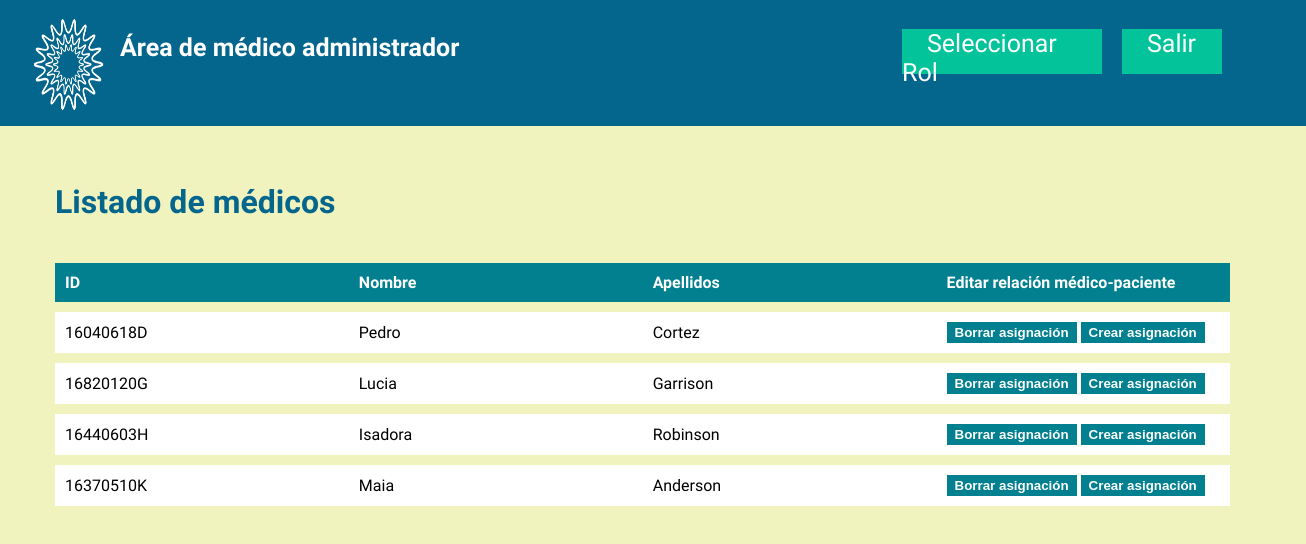
Screenshot of /listaMedicosMedicoJefe.php with the database file from the repository.
### tables this page shows
CREATE TABLE `medico` (
  `id` int(11) NOT NULL,
  `DNImed` varchar(13) DEFAULT NULL,
  `Password` varchar(255) DEFAULT NULL,
  `Nombremed` varchar(255) DEFAULT NULL,
  `Apellidosmed` varchar(255) DEFAULT NULL,
  `medicoJefe` varchar(255) DEFAULT NULL
);

### listaMedicosMedicoJefe.php (the view, shortened to what this page needs)
<!DOCTYPE html>
<?php
require('dbmedcon.php');
$idMed=$_GET['idMed'];
?>
<html>
<head>
  <link href="styles/estiloMedicoJefe.css" rel="stylesheet">
</head>
<body class="htmlNoPages">
  <div class="gwd-div-lm07"></div>
  <img src="assets/logo.png" class="gwd-img-fa6j">
  <h4 class = "area" >Área de médico administrador</h4>
  <nav id="menu-superior">
    <ul>
      <li class="gwd-p-gv4z"><a href='seleccionarRol.php?idMed=<?php echo $idMed?>'>Seleccionar Rol</a></li>
      <li class="gwd-p-gv4z gwd-p-1qhn "><a href="login.php">Salir</a></li>
    </ul>
  </nav>
</body>
<div class = "Listado_medicos_medicoJefe">
    <h1>Listado de médicos </h1>
    <div>
          <table class = "tablaListadoMedicos">
              <tr>
                <th> ID</th>
                <th>Nombre</th>
                <th>Apellidos</th>
                <th> Editar relación médico-paciente</th>
              </tr>
              <?php
                $consulta = $miPDO -> prepare('SELECT * FROM medico');
                $consulta -> execute();
                $medicos = $consulta -> fetchAll();
                $cnt = 0;
                foreach($medicos as $medico){
                    $cnt = $cnt +1;
                  echo '
                    <tr>
                        <td>'.$medico['DNImed'].'</td>
                        <td>'.$medico['Nombremed'].'</td>
                        <td>'.$medico['Apellidosmed'].'</td>
                        <td>
                        <button id = "botonDesplegableBorrar'.$cnt.'"  class = "botonDesplegableBorrar" type="button" onclick="ocultarMostrarBorrar(filaBorrar'.$cnt.', filaAsignar'.$cnt.')"> Borrar asignación </button>
                        <button id = "botonDesplegableAsignar'.$cnt.'"  class = "botonDesplegableAsignar" type="button" onclick="ocultarMostrarAsignar(filaAsignar'.$cnt.', filaBorrar'.$cnt.')"> Crear asignación </button>
                        </td>
                    </tr>
                  <form name= "borrarAsignacion'.$cnt.'" action = "listaMedicosMedicoJefe.php" method = "post" enctype = "multipart/form-data">
                    <tr id = "filaBorrar'.$cnt.'" class = "borrarOcultoInicio">
                      <td colspan= 2>
                        Seleccione el paciente del médico '.$medico['Nombremed']." ".$medico['Apellidosmed'].' que quiere desasignar
                      </td>
                      <td>
                        <select name="pacienteBorrar" class = "selectorPacientes">';
                        echo
                        '</select>
                      </td>
                      <td>
                        <input type="submit" class = "botonEnviar" name="enviar" value="Enviar">
                      </td>
                    </tr>
                   </form>
                   <form name= "crearAsignacion'.$cnt.'" action = "listaMedicosMedicoJefe.php" method = "post" enctype = "multipart/form-data">
                    <tr id = "filaAsignar'.$cnt.'" class = "asignarOcultoInicio">
                      <td colspan= 2>
                        Seleccione el paciente que quiere asignar
                      </td>
                      <td>
                        <select name="pacienteCrear" class = "selectorPacientes">';
                        $medicoID = $medico['id'];
                        echo
                        '</select>
                      </td>
                      <td>
                        <input type="hidden" name="medicoID" value="'.$medicoID.'">
                        <input type="submit" class = "botonEnviar" name="enviar" value="Enviar">
                      </td>
                    </tr>
                  </form>';
                }
                ?>
          </table>
    </div>
  </div>
</html>

### styles/estiloMedicoJefe.css (style rules this page uses)
h1 { margin: 0px; color: #05668D; }
html, body { width: 100%; height: 100%; margin: 0px; }
body { background-color: rgb(240, 243, 189); font-family: Oswald, "Open Sans", Arial, sans-serif; font-size: 12pt; margin: 0px; }
.gwd-div-lm07 { color: black; padding: 0.5em 3em; align-items: center; display: flex; height: 110px; position: absolute; background-image: none; background-color: rgb(5, 102, 141); border-image-source: none; border-image-width: 1; border-image-outset: 0; border-image-repeat: stretch; border-color: transparent; width: 100%; top: 0px; left: 0px; }
.gwd-img-fa6j { position: absolute; height: 18%; width: 113.45px; top: -9px; left: 12px; }
.gwd-p-gv4z { position: absolute; width: 200px; height: 45px; font-family: Oswald; font-size: 25px; margin: 4px; right: 200px; top: 25px; text-decoration: none; }
.gwd-p-1qhn { width: 100px; transform-origin: 50% 50% 0px; right: 80px; }
.area { position: absolute; height: 20em; width: 30%; top: 0px; left: 120px; color: white; font-size: 25px; }
nav#menu-superior ul li { display: inline-block; background-color:#02C39A; color:rgb(240, 243, 189); }
nav#menu-superior ul li a { padding: 1em; color: rgb(255, 255, 255); text-decoration: none; }
.Listado_medicos_medicoJefe { margin: 20px; left: 35px; top: 20%; width: 100%; height: 100px; position: absolute; }
.Listado_medicos_medicoJefe div { top: 5em; width: 100%; height: 100px; position: absolute; text-decoration: none; }
.tablaListadoMedicos { width: 90%; text-align: left; caption-side: top; background-color: white; border-collapse: collapse; }
.tablaListadoMedicos caption, td, th { padding: 0.3em; }
.tablaListadoMedicos th, td { padding: 10px; border-bottom: 10px solid rgb(240, 243, 189); width: 25%; text-decoration: none; }
.tablaListadoMedicos th { background-color: #028090; color: white; }
.botonDesplegableBorrar { background: #028090; color: white; border-color: transparent; font-weight: bold; }
.botonDesplegableAsignar { background: #028090; color: white; border-color: transparent; font-weight: bold; }

### rows the page displays
medico: DNImed "16040618D", Nombremed "Pedro", Apellidosmed "Cortez"
medico: DNImed "16820120G", Nombremed "Lucia", Apellidosmed "Garrison"
medico: DNImed "16440603H", Nombremed "Isadora", Apellidosmed "Robinson"
medico: DNImed "16370510K", Nombremed "Maia", Apellidosmed "Anderson"
